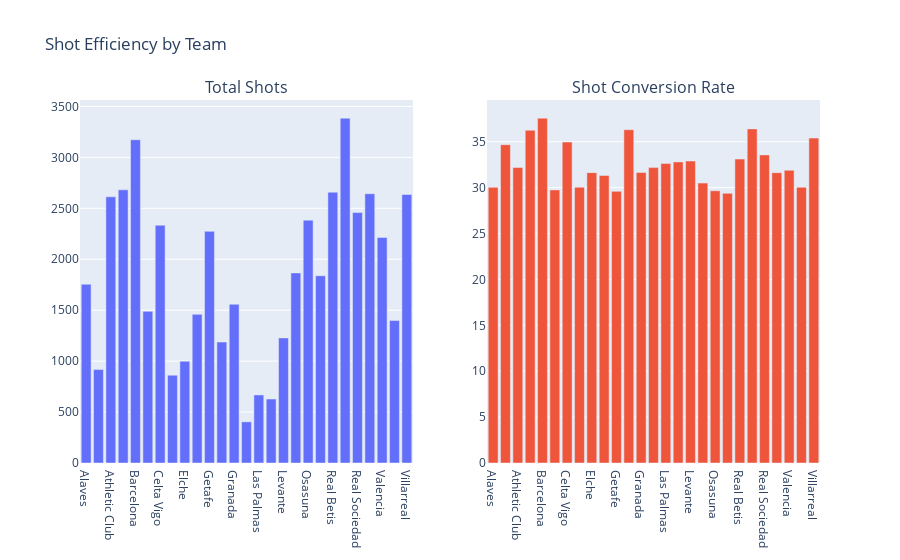

The notebook cell this image was saved under:
### Code cell
shot_efficiency = df.groupby('team').agg({'sh': 'sum', 'sot': 'sum'}).reset_index()
shot_efficiency['conversion_rate'] = (shot_efficiency['sot'] / shot_efficiency['sh']) * 100

fig = make_subplots(rows=1, cols=2, subplot_titles=('Total Shots', 'Shot Conversion Rate'))

fig.add_trace(go.Bar(x=shot_efficiency['team'], y=shot_efficiency['sh'], name='Total Shots'), row=1, col=1)
fig.add_trace(go.Bar(x=shot_efficiency['team'], y=shot_efficiency['conversion_rate'], name='Conversion Rate (%)'), row=1, col=2)

fig.update_layout(title='Shot Efficiency by Team',
                  showlegend=False)
fig.show()

### Figure 1 — Plotly figure (JSON) as saved in the notebook; plotly's stock layout.template omitted (floating-point values rounded to 4 significant figures)
{"data": [{"name": "Total Shots", "type": "bar", "x": ["Alaves", "Almeria", "Athletic Club", "Atletico Madrid", "Barcelona", "Cadiz", "Celta Vigo", "Eibar", "Elche", "Espanyol", "Getafe", "Girona", "Granada", "Huesca", "Las Palmas", "Leganes", "Levante", "Mallorca", "Osasuna", "Rayo Vallecano", "Real Betis", "Real Madrid", "Real Sociedad", "Sevilla", "Valencia", "Valladolid", "Villarreal"], "xaxis": "x", "y": [1755, 917, 2613, 2681, 3173, 1489, 2334, 862, 999, 1459, 2274, 1187, 1558, 404, 668, 628, 1228, 1866, 2384, 1838, 2658, 3385, 2458, 2643, 2214, 1398, 2636], "yaxis": "y"}, {"name": "Conversion Rate (%)", "type": "bar", "x": ["Alaves", "Almeria", "Athletic Club", "Atletico Madrid", "Barcelona", "Cadiz", "Celta Vigo", "Eibar", "Elche", "Espanyol", "Getafe", "Girona", "Granada", "Huesca", "Las Palmas", "Leganes", "Levante", "Mallorca", "Osasuna", "Rayo Vallecano", "Real Betis", "Real Madrid", "Real Sociedad", "Sevilla", "Valencia", "Valladolid", "Villarreal"], "xaxis": "x2", "y": [30.03, 34.68, 32.19, 36.26, 37.57, 29.75, 34.96, 30.05, 31.63, 31.32, 29.6, 36.31, 31.64, 32.18, 32.63, 32.8, 32.9, 30.49, 29.66, 29.38, 33.11, 36.4, 33.56, 31.63, 31.89, 30.04, 35.39], "yaxis": "y2"}], "layout": {"annotations": [{"font": {"size": 16}, "showarrow": false, "text": "Total Shots", "x": 0.225, "xanchor": "center", "xref": "paper", "y": 1, "yanchor": "bottom", "yref": "paper"}, {"font": {"size": 16}, "showarrow": false, "text": "Shot Conversion Rate", "x": 0.775, "xanchor": "center", "xref": "paper", "y": 1, "yanchor": "bottom", "yref": "paper"}], "showlegend": false, "title": {"text": "Shot Efficiency by Team"}, "xaxis": {"anchor": "y", "domain": [0, 0.45]}, "xaxis2": {"anchor": "y2", "domain": [0.55, 1]}, "yaxis": {"anchor": "x", "domain": [0, 1]}, "yaxis2": {"anchor": "x2", "domain": [0, 1]}}}
